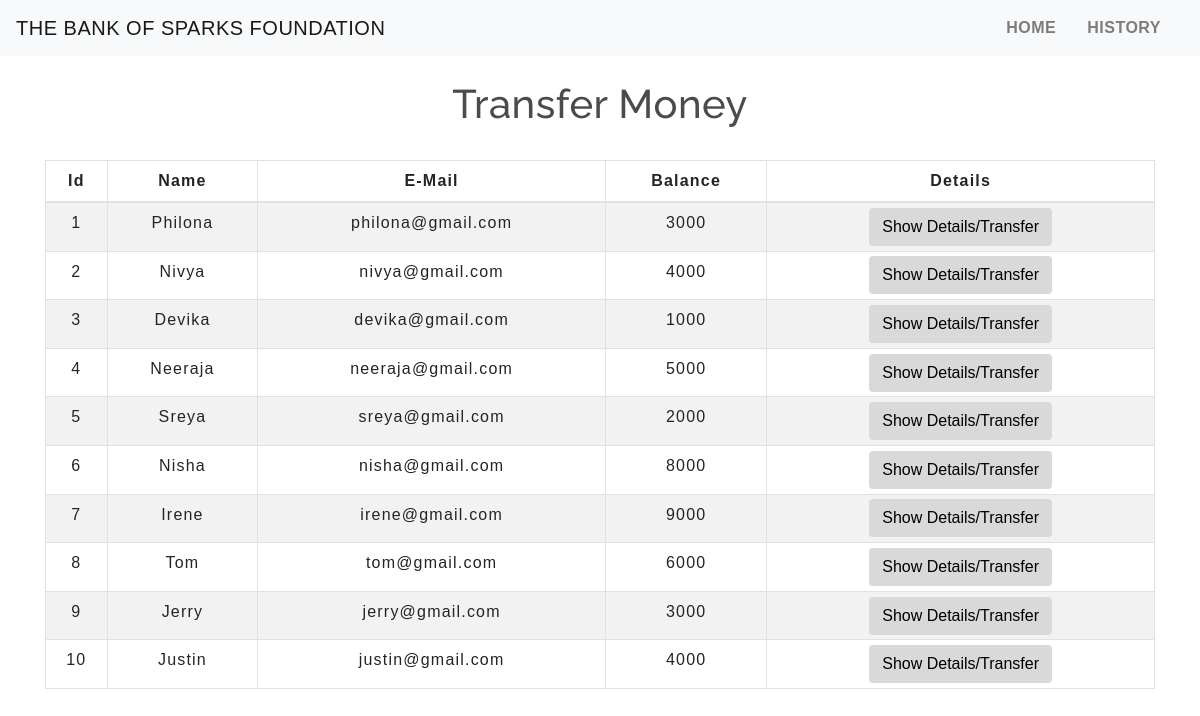
The app's page /transfermoney.php with its own data.
### tables this page shows
CREATE TABLE `users` (
  `id` int(5) NOT NULL,
  `name` text NOT NULL,
  `email` varchar(30) NOT NULL,
  `balance` int(8) NOT NULL
);

### transfermoney.php (the view, shortened to what this page needs)
<!DOCTYPE html>
<html lang="en">
<head>
    <link rel="stylesheet" href="https://maxcdn.bootstrapcdn.com/bootstrap/4.0.0/css/bootstrap.min.css">
    <link rel="stylesheet" type="text/css" href="css/table.css">
    <link rel="stylesheet" type="text/css" href="css/navbar.css">
</head>
<body>
<?php
    include 'config.php';
    $sql = "SELECT * FROM users";
    $result = mysqli_query($conn,$sql);
?>
<?php
  include 'navbar.php';
?>
<div class="container">
        <h2 class="text-center pt-4">Transfer Money</h2>
        <br>
            <div class="row">
                <div class="col">
                    <div class="table-responsive-sm">
                    <table class="table table-hover table-sm table-striped table-condensed table-bordered">
                        <thead>
                            <tr>
                            <th scope="col" class="text-center py-2">Id</th>
                            <th scope="col" class="text-center py-2">Name</th>
                            <th scope="col" class="text-center py-2">E-Mail</th>
                            <th scope="col" class="text-center py-2">Balance</th>
                            <th scope="col" class="text-center py-2">Details</th>
                            </tr>
                        </thead>
                        <tbody>
                <?php
                    while($rows=mysqli_fetch_assoc($result)){
                ?>
                    <tr>
                        <td class="py-2"><?php echo $rows['id'] ?></td>
                        <td class="py-2"><?php echo $rows['name']?></td>
                        <td class="py-2"><?php echo $rows['email']?></td>
                        <td class="py-2"><?php echo $rows['balance']?></td>
                        <td><a href="selecteduserdetail.php?id= <?php echo $rows['id'] ;?>"> <button type="button" class="btn">Show Details/Transfer</button></a></td>
                    </tr>
                <?php
                    }
                ?>
                        </tbody>
                    </table>
                    </div>
                </div>
            </div>
         </div>
</body>
</html>

### navbar.php (shortened to what this page needs)
<nav class="navbar navbar-expand-md navbar-light bg-light">
      <a class="navbar-brand" href="index.php">THE BANK OF SPARKS FOUNDATION</a>
      <div class="collapse navbar-collapse" id="collapsibleNavbar">
            <ul class="navbar-nav ml-auto">
              <li class="nav-item">
                <a class="nav-link" href="index.php"><b>HOME</b></a>
              </li>
              <li class="nav-item">
                <a class="nav-link" href="transactionhistory.php"><b>HISTORY</b></a>
              </li>
            </ul>
      </div>
</nav>

### table.css (style rules this page uses)
* { padding: 0; margin:0px; box-sizing: border-box; font-family: sans-serif; }
h2 { font-size: 40px; }
table { letter-spacing: 1.2px; }
td { text-align: center; }
button { border: none; background: #d9d9d9; transition: 1s; }

### navbar.css (style rules this page uses)
.nav-link { margin-right: 15px; color:black; margin-top: auto; letter-spacing: 0.5px; transition: 0.5s; }
.navbar-brand { color: #4C4B4B; letter-spacing: 0.5px; }
h2 { color: #4C4B4B; letter-spacing: 0.5px; font-family: raleway; }

### transfermoney.php (style rules this page uses)
button { transition: 1.5s; }

### records on screen
users: id "1", name "Philona", email "philona@gmail.com", balance "3000"
users: id "2", name "Nivya", email "nivya@gmail.com", balance "4000"
users: id "3", name "Devika", email "devika@gmail.com", balance "1000"
users: id "4", name "Neeraja", email "neeraja@gmail.com", balance "5000"
users: id "5", name "Sreya", email "sreya@gmail.com", balance "2000"
users: id "6", name "Nisha", email "nisha@gmail.com", balance "8000"
users: id "7", name "Irene", email "irene@gmail.com", balance "9000"
users: id "8", name "Tom", email "tom@gmail.com", balance "6000"
users: id "9", name "Jerry", email "jerry@gmail.com", balance "3000"
users: id "10", name "Justin", email "justin@gmail.com", balance "4000"
